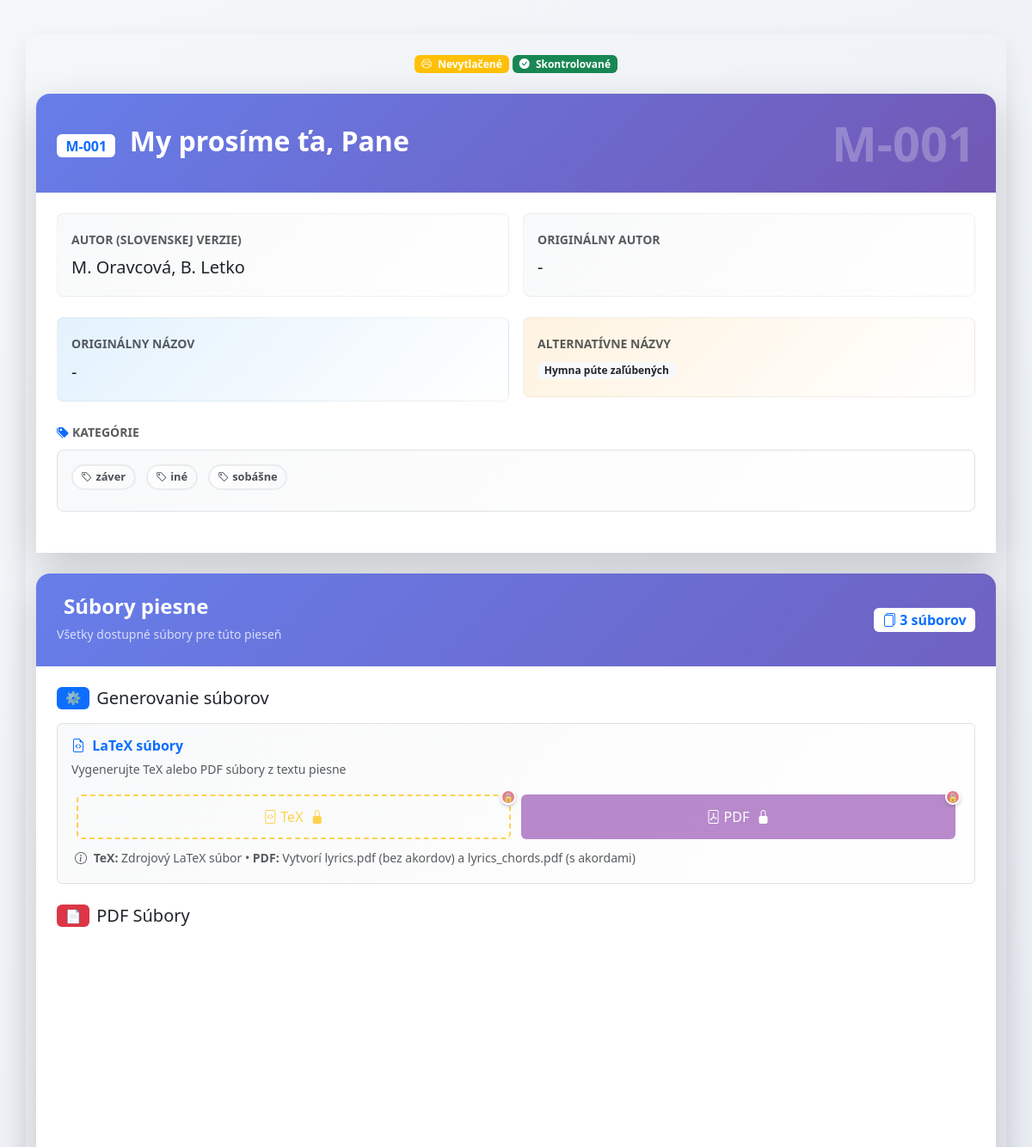
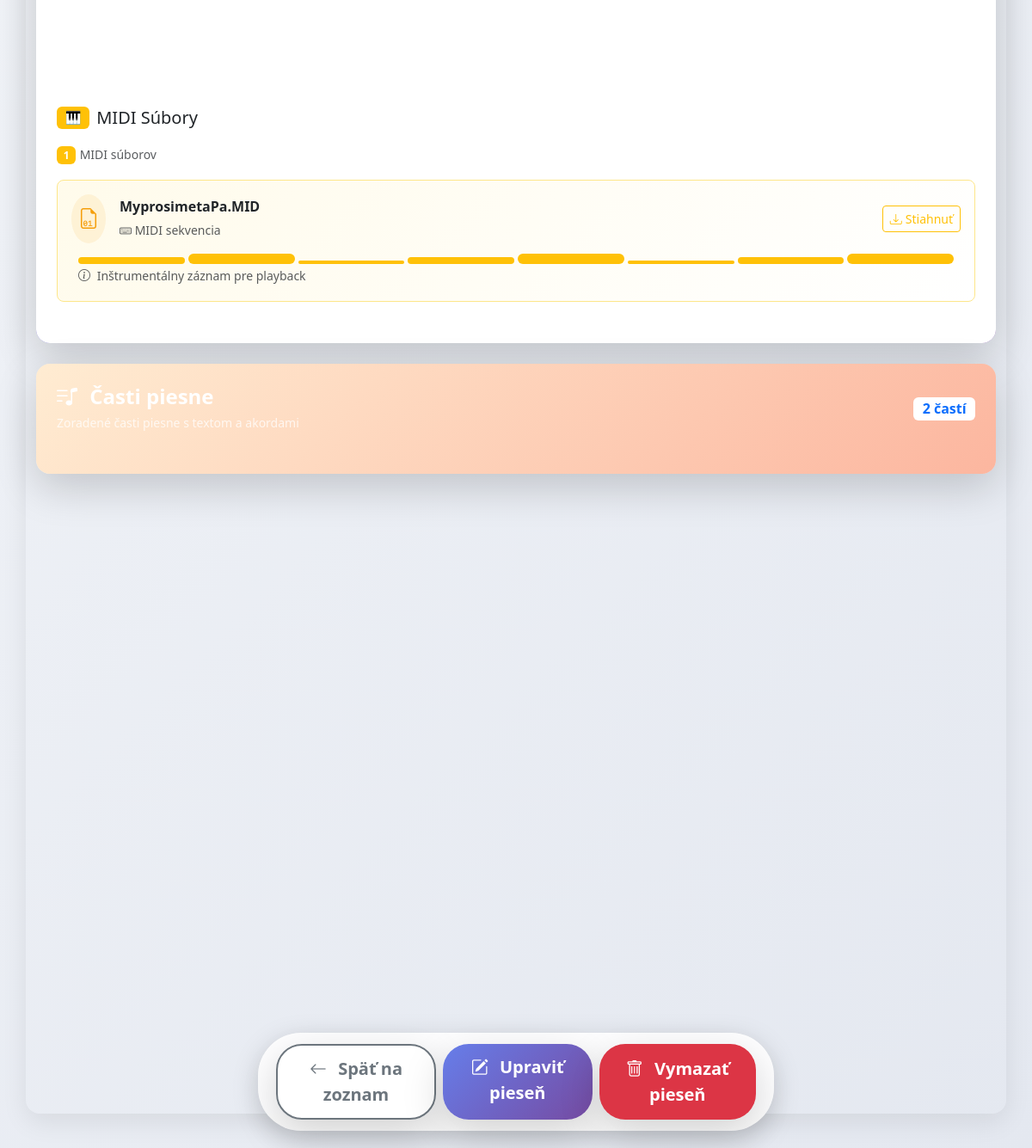
/song/3/view, run on the app's committed database (2 pictures, top to bottom).
### models.py (models this page shows, shortened)
class Song(db.Model):
    id = db.Column(db.Integer, primary_key=True)
    song_id = db.Column(db.String(10), nullable=False)  # Format: A-001
    version_name = db.Column(db.String(100), nullable=True)
    title = db.Column(db.String, nullable=False)
    author = db.Column(db.String, nullable=True)
    title_original = db.Column(db.String, nullable=True)
    author_original = db.Column(db.String, nullable=True)
    categories = db.Column(db.String, nullable=True)
    alternative_titles = db.Column(db.String, nullable=True)
    song_parts = db.Column(db.Text, nullable=False)
    admin_checked = db.Column(db.Boolean, default=False)
    printed = db.Column(db.Boolean, default=False)
    pdf_lyrics_path = db.Column(db.String(200))
    pdf_chords_path = db.Column(db.String(200))
    tex_path = db.Column(db.String(200))
    midi_paths = db.Column(db.Text)  # stored as JSON list
    mp3_paths = db.Column(db.Text)
    sheet_pdf_paths = db.Column(db.Text)
    sheet_mscz_paths = db.Column(db.Text)
    search_text = db.Column(db.Text, nullable=True)  # Pre-normalized searchable text
    __table_args__ = (
        UniqueConstraint('song_id', 'version_name', name='uix_song_id_version'),
    )

### app.py (the view)
@app.route('/song/<int:song_id>/view')
def song_view(song_id):
    song = Song.query.get_or_404(song_id)
    try:
        data = json.loads(song.song_parts or '[]')
    except (json.JSONDecodeError, TypeError):
        data = []
    mp3s = json.loads(song.mp3_paths or '[]')
    midis = json.loads(song.midi_paths or '[]')
    sheet_pdfs = json.loads(song.sheet_pdf_paths or '[]')
    sheet_mscz = json.loads(song.sheet_mscz_paths or '[]')
    return render_template('song_view.html', song=song, data=data, mp3s=mp3s, midis=midis, sheet_pdfs=sheet_pdfs, sheet_mscz=sheet_mscz)

### templates/song_view.html (shortened to what this page needs)
{% extends "layout.html" %}
{% block content %}
{% set part_types = ["verse", "chorus", "bridge", "intro", "interlude", "coda", "outro", "prechorus", "comment"] %}
{% set options = [
      "stále omšové spevy",
      "úvod",
      "medzispevy (žalmy; aleluja)",
      "obetovanie",
      "prijímanie",
      "poďakovanie po prijímaní",
      "záver",
      "adorácia",
      "advent",
      "vianoce",
      "pôst",
      "veľká noc",
      "cez rok",
      "k Duchu Svätému",
      "mariánske",
      "k svätcom",
      "detské",
      "iné",
      "liturgia hodín",
      "sobášne",
      "Taizé",
      "krížová cesta",
      "nevhodné"
    ] %}
<div class="song-view-header mb-4">
  <div class="d-flex align-items-center justify-content-between mb-3 flex-wrap">
    <div class="d-flex gap-1 flex-wrap justify-content-center order-1 order-md-2 w-100 w-md-auto mb-2 mb-md-0">
      {% if song.printed %}
      <span class="badge bg-success px-2 py-1 fs-7 fs-md-6">
        <i class="bi bi-printer-fill me-1"></i>
        <span class="d-none d-sm-inline">Vytlačené</span>
        <span class="d-sm-none">✓</span>
      </span>
      {% else %}
      <span class="badge bg-warning px-2 py-1 fs-7 fs-md-6">
        <i class="bi bi-printer me-1"></i>
        <span class="d-none d-sm-inline">Nevytlačené</span>
      </span>
      {% endif %}
      {% if song.admin_checked %}
      <span class="badge bg-success px-2 py-1 fs-7 fs-md-6">
        <i class="bi bi-check-circle-fill me-1"></i>
        <span class="d-none d-sm-inline">Skontrolované</span>
      </span>
      {% else %}
      <span class="badge bg-warning px-2 py-1 fs-7 fs-md-6">
        <i class="bi bi-exclamation-triangle me-1"></i>
        <span class="d-none d-sm-inline">Čaká na kontrolu</span>
        <span class="d-sm-none">⏳</span>
      </span>
      {% endif %}
    </div>
  </div>
</div>
<div class="song-info-section card border-0 shadow-lg rounded-4 mb-4"
     style="background: linear-gradient(135deg, #667eea 0%, #764ba2 100%);">
  <div class="card-header border-0 text-white p-4" style="background: transparent;">
    <div class="d-flex align-items-center justify-content-between">
      <div>
        <h2 class="mb-1 fw-bold">
          <span class="badge bg-white text-primary me-2 fs-6">{{ song.song_id }}</span>
          {{ song.title }}
        </h2>
      </div>
      <div class="song-id-large">
        <span class="display-4 fw-bold opacity-25">{{ song.song_id }}</span>
      </div>
    </div>
  </div>
  <div class="card-body bg-white p-4">
    <div class="row mb-4 g-3">
      <div class="col-md-6 col-12">
        <div class="info-card p-3 rounded-3" style="background: linear-gradient(135deg, #f8f9fa 0%, #ffffff 100%);">
          <label class="fw-bold text-muted small mb-1">AUTOR (SLOVENSKEJ VERZIE)</label>
          <div class="fs-5 fs-sm-6 text-dark text-break">
            {{ song.author if song.author else "Neznámy" }}
          </div>
        </div>
      </div>
      <div class="col-md-6 col-12">
        <div class="info-card p-3 rounded-3" style="background: linear-gradient(135deg, #f8f9fa 0%, #ffffff 100%);">
          <label class="fw-bold text-muted small mb-1">ORIGINÁLNY AUTOR</label>
          <div class="fs-5 fs-sm-6 text-dark text-break">
            {{ song.author_original if song.author_original else "Neznámy" }}
          </div>
        </div>
      </div>
    </div>
    <div class="row mb-4 g-3">
      <div class="col-md-6 col-12">
        <div class="info-card p-3 rounded-3" style="background: linear-gradient(135deg, #e3f2fd 0%, #ffffff 100%);">
          <label class="fw-bold text-muted small mb-1">ORIGINÁLNY NÁZOV</label>
          <div class="fs-5 fs-sm-6 text-dark text-break">
            {{ song.title_original if song.title_original else "Rovnaký ako slovenský" }}
          </div>
        </div>
      </div>
      <div class="col-md-6 col-12">
        <div class="info-card p-3 rounded-3" style="background: linear-gradient(135deg, #fff3e0 0%, #ffffff 100%);">
          <label class="fw-bold text-muted small mb-1">ALTERNATÍVNE NÁZVY</label>
          <div class="fs-6 fs-sm-7">
            {% if song.alternative_titles %}
              {% for alt_title in song.alternative_titles.split(';;') %}
                {% if alt_title.strip() %}
                  <span class="badge bg-light text-dark me-1 mb-1 text-wrap">{{ alt_title.strip() }}</span>
                {% endif %}
              {% endfor %}
            {% else %}
              <span class="text-muted fst-italic">Žiadne alternatívne názvy</span>
            {% endif %}
          </div>
        </div>
      </div>
    </div>
    <div class="categories-display mb-4">
      <label class="fw-bold text-muted small mb-2 d-block">
        <i class="bi bi-tags-fill text-primary me-1"></i>KATEGÓRIE
      </label>
      <div class="categories-container p-3 rounded-3 border"
           style="background: linear-gradient(135deg, #f8f9fa 0%, #ffffff 100%);">
        {% if song.categories %}
          {% for category in song.categories.split(';;') %}
            {% if category.strip() %}
              <span class="category-display-badge badge me-2 mb-2" data-category="{{ category.strip() }}">
                <i class="bi bi-tag me-1"></i>{{ category.strip() }}
              </span>
            {% endif %}
          {% endfor %}
        {% else %}
          <span class="text-muted fst-italic">Žiadne kategórie priradené</span>
        {% endif %}
      </div>
    </div>
  </div>
</div>
{% set file_count = (sheet_pdfs|length) + (mp3s|length) + (midis|length) + (sheet_mscz|length) + (1 if song.pdf_lyrics_path else 0) + (1 if song.pdf_chords_path else 0) %}
<div class="file-management-section card border-0 shadow-lg rounded-4 overflow-hidden mb-4"
     style="background: linear-gradient(135deg, #667eea 0%, #764ba2 100%);">
  <div class="card-header border-0 text-white p-4" style="background: transparent;">
    <div class="d-flex align-items-center justify-content-between">
      <div>
        <h4 class="mb-1 fw-bold">
          Súbory piesne
        </h4>
        <small class="opacity-75">Všetky dostupné súbory pre túto pieseň</small>
      </div>
      <div class="file-stats">
        <span class="badge bg-white text-primary fs-6">
          <i class="bi bi-files"></i>
          {{ file_count }} súborov
        </span>
      </div>
    </div>
  </div>
  <div class="card-body bg-white p-4">
    <div class="generation-section mb-4">
      <h5 class="d-flex align-items-center gap-2 mb-3">
        <span class="badge bg-primary">⚙️</span>
        Generovanie súborov
      </h5>
      <div class="generation-actions card p-3 border"
           style="background: linear-gradient(135deg, #f8f9fa 0%, #ffffff 100%);">
        <div class="d-flex align-items-center justify-content-between mb-3">
          <div>
            <h6 class="mb-1 fw-bold text-primary">
              <i class="bi bi-file-earmark-code me-1"></i>
              LaTeX súbory
            </h6>
            <small class="text-muted">Vygenerujte TeX alebo PDF súbory z textu piesne</small>
          </div>
        </div>
        <div class="row generation-buttons w-100" role="group">
          <div class="col-6">
            <form method="POST" action="{{ url_for('generate_tex', song_id=song.id) }}" class="d-inline w-100" onsubmit="return checkTexPermission(event)">
              <button type="submit" class="btn btn-outline-warning w-100 {{ 'restricted-action' if song.admin_checked or song.printed else '' }}"
                      title="{{ 'Pieseň je chránená - skontrolovaná adminom' if song.admin_checked else ('Pieseň je vytlačená - nemožno meniť' if song.printed else 'Generovať LaTeX súbory') }}">
                <i class="bi bi-file-code me-1"></i>TeX
                {% if song.admin_checked %}<i class="bi bi-lock-fill ms-1"></i>{% endif %}
              </button>
            </form>
          </div>
          <div class="col-6">
            <form method="GET" action="{{ url_for('generate_pdfs', song_id=song.id) }}" class="d-inline w-100" onsubmit="return checkPdfPermission(event)">
              <button type="submit" class="btn btn-primary w-100 {{ 'restricted-action' if not song.tex_path or song.admin_checked or song.printed else '' }}"
                      style="background-color: #9b59b6; border-color: #9b59b6;"
                      title="{{ 'Najprv vygenerujte TeX súbory' if not song.tex_path else ('Pieseň je chránená - skontrolovaná adminom' if song.admin_checked else ('Pieseň je vytlačená - nemožno meniť' if song.printed else 'Generovať PDF súbory')) }}">
                <i class="bi bi-file-pdf me-1"></i>PDF
                {% if song.admin_checked %}<i class="bi bi-lock-fill ms-1"></i>{% endif %}
              </button>
            </form>
          </div>
        </div>
        <div class="mt-2 px-1">
          <small class="text-muted">
            <i class="bi bi-info-circle me-1"></i>
            <strong>TeX:</strong> Zdrojový LaTeX súbor • <strong>PDF:</strong> Vytvorí lyrics.pdf (bez akordov) a lyrics_chords.pdf (s akordami)
          </small>
        </div>
      </div>
    </div>
    {% if song.pdf_lyrics_path or song.pdf_chords_path %}
    <div class="pdf-files-section mb-4">
      <h5 class="d-flex align-items-center gap-2 mb-3">
        <span class="badge bg-danger">📄</span>
        PDF Súbory
      </h5>
    </div>
    {% endif %}
    {% if midis %}
    <div class="midi-files-section mb-4">
      <h5 class="d-flex align-items-center gap-2 mb-3">
        <span class="badge bg-warning">🎹</span>
        MIDI Súbory
      </h5>
      <div class="midi-files-container">
        <div class="mb-3">
          <span class="badge bg-warning">{{ midis|length }}</span>
          <small class="text-muted">MIDI súborov</small>
        </div>
        {% for path in midis %}
        <div class="midi-card mb-2 p-3 border rounded-3 position-relative"
             style="background: linear-gradient(135deg, #fffbeb 0%, #ffffff 100%); border-color: #fde68a !important;">
          <div class="d-flex align-items-center justify-content-between">
            <div class="d-flex align-items-center gap-3">
              <div class="midi-icon p-2 rounded-circle" style="background-color: rgba(245, 158, 11, 0.1);">
                <i class="bi bi-file-earmark-binary fs-4" style="color: #f59e0b;"></i>
              </div>
              <div>
                <div class="fw-bold text-dark">{{ path.split('/')[-1] }}</div>
                <small class="text-muted">
                  <i class="bi bi-keyboard"></i> MIDI sekvencia
                </small>
              </div>
            </div>
            <div class="midi-actions">
              <a href="{{ path | presigned_url }}"
                 class="btn btn-outline-warning btn-sm d-flex align-items-center gap-1"
                 target="_blank" title="Stiahnuť MIDI súbor">
                <i class="bi bi-download"></i>
                Stiahnuť
              </a>
            </div>
          </div>
          <div class="mt-2 px-2">
            <div class="midi-tracks d-flex gap-1" style="height: 16px;">
              {% for i in range(8) %}
              <div class="track-line bg-warning bg-opacity-40 rounded"
                   style="flex: 1; height: {{ (loop.index % 3 + 1) * 4 }}px; margin-top: auto;"></div>
              {% endfor %}
            </div>
            <small class="text-muted">
              <i class="bi bi-info-circle me-1"></i>
              Inštrumentálny záznam pre playback
            </small>
          </div>
        </div>
        {% endfor %}
      </div>
    </div>
    {% endif %}
  </div>
</div>
<div class="parts-section card border-0 shadow-lg rounded-4 p-4 mb-4"
     style="background: linear-gradient(135deg, #ffecd2 0%, #fcb69f 100%);">
  <div class="d-flex align-items-center justify-content-between mb-4">
    <div>
      <h4 class="text-white fw-bold mb-1">
        <i class="bi bi-music-note-list me-2"></i>
        Časti piesne
      </h4>
      <small class="d-block text-white opacity-75">Zoradené časti piesne s textom a akordami</small>
    </div>
    <span class="badge bg-white text-primary fs-6">
      {{ data|length }} častí
    </span>
  </div>
</div>
<div id="parts-display" class="mb-4">
</div>
<div class="fixed-action-buttons">
  <div class="d-flex gap-2 justify-content-center">
    <a href="{{ url_for('index') }}" class="btn btn-outline-secondary btn-lg shadow-lg">
      <i class="bi bi-arrow-left me-2"></i>
      <span class="d-none d-sm-inline">Späť na zoznam</span>
    </a>
    <a href="{{ url_for('song_detail', song_id=song.id) }}" class="btn btn-primary btn-lg shadow-lg">
      <i class="bi bi-pencil-square me-2"></i>
      <span class="d-none d-sm-inline">Upraviť pieseň</span>
    </a>
    <button type="button" class="btn btn-danger btn-lg shadow-lg" onclick="confirmDeleteSong()">
      <i class="bi bi-trash me-2"></i>
      <span class="d-none d-sm-inline">Vymazať pieseň</span>
    </button>
  </div>
</div>
<div class="fixed-buttons-spacer"></div>
{% endblock %}

### templates/layout.html (shortened to what this page needs)
<!doctype html>
<html lang="en">
<head>
   <link href="https://cdn.jsdelivr.net/npm/bootstrap@5.3.0/dist/css/bootstrap.min.css" rel="stylesheet">
    <link rel="stylesheet" href="https://cdn.jsdelivr.net/npm/bootstrap-icons@1.11.0/font/bootstrap-icons.css">
    <link rel="stylesheet" href="https://cdnjs.cloudflare.com/ajax/libs/font-awesome/6.4.0/css/all.min.css">
</head>
<body class="container py-4">
    {% block content %}{% endblock %}
</body>
</html>

### data on the page
Song: song_id "M-001", title "My prosíme ťa, Pane", author "M. Oravcová, B. Letko", author_original "-", title_original "-", strip "Hymna púte zaľúbených"

### other printed values
{{ category.strip() }} "záver" "iné" "sobášne"
{{ file_count }} "3"
{{ midis|length }} "1"
{{ path.split('/')[-1] }} "MyprosimetaPa.MID"
{{ data|length }} "2"
